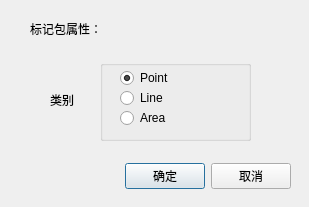
<?xml version="1.0" encoding="UTF-8"?>
<ui version="4.0">
 <class>SetMarkedObjectBagTypeDlg</class>
 <widget class="QDialog" name="SetMarkedObjectBagTypeDlg">
  <property name="windowModality">
   <enum>Qt::ApplicationModal</enum>
  </property>
  <property name="geometry">
   <rect>
    <x>0</x>
    <y>0</y>
    <width>309</width>
    <height>207</height>
   </rect>
  </property>
  <property name="windowTitle">
   <string>设置标记包属性</string>
  </property>
  <widget class="QWidget" name="layoutWidget">
   <property name="geometry">
    <rect>
     <x>20</x>
     <y>160</y>
     <width>271</width>
     <height>33</height>
    </rect>
   </property>
   <layout class="QHBoxLayout">
    <property name="spacing">
     <number>6</number>
    </property>
    <property name="margin">
     <number>0</number>
    </property>
    <item>
     <spacer>
      <property name="orientation">
       <enum>Qt::Horizontal</enum>
      </property>
      <property name="sizeHint" stdset="0">
       <size>
        <width>131</width>
        <height>31</height>
       </size>
      </property>
     </spacer>
    </item>
    <item>
     <widget class="QPushButton" name="okButton">
      <property name="text">
       <string>确定</string>
      </property>
     </widget>
    </item>
    <item>
     <widget class="QPushButton" name="cancelButton">
      <property name="text">
       <string>取消</string>
      </property>
     </widget>
    </item>
   </layout>
  </widget>
  <widget class="QLabel" name="label1">
   <property name="enabled">
    <bool>true</bool>
   </property>
   <property name="geometry">
    <rect>
     <x>30</x>
     <y>20</y>
     <width>250</width>
     <height>16</height>
    </rect>
   </property>
   <property name="sizePolicy">
    <sizepolicy hsizetype="Preferred" vsizetype="Preferred">
     <horstretch>0</horstretch>
     <verstretch>0</verstretch>
    </sizepolicy>
   </property>
   <property name="text">
    <string>标记包属性：</string>
   </property>
   <property name="alignment">
    <set>Qt::AlignLeading|Qt::AlignLeft|Qt::AlignTop</set>
   </property>
  </widget>
  <widget class="QLabel" name="label2">
   <property name="geometry">
    <rect>
     <x>50</x>
     <y>90</y>
     <width>41</width>
     <height>20</height>
    </rect>
   </property>
   <property name="text">
    <string>类别</string>
   </property>
  </widget>
  <widget class="QGroupBox" name="groupBoxType">
   <property name="geometry">
    <rect>
     <x>100</x>
     <y>60</y>
     <width>151</width>
     <height>81</height>
    </rect>
   </property>
   <property name="title">
    <string/>
   </property>
   <widget class="QRadioButton" name="radioButtonPoint">
    <property name="geometry">
     <rect>
      <x>20</x>
      <y>10</y>
      <width>89</width>
      <height>16</height>
     </rect>
    </property>
    <property name="text">
     <string>Point</string>
    </property>
    <property name="checked">
     <bool>true</bool>
    </property>
   </widget>
   <widget class="QRadioButton" name="radioButtonLine">
    <property name="geometry">
     <rect>
      <x>20</x>
      <y>30</y>
      <width>89</width>
      <height>16</height>
     </rect>
    </property>
    <property name="text">
     <string>Line</string>
    </property>
   </widget>
   <widget class="QRadioButton" name="radioButtonArea">
    <property name="geometry">
     <rect>
      <x>20</x>
      <y>50</y>
      <width>89</width>
      <height>16</height>
     </rect>
    </property>
    <property name="text">
     <string>Area</string>
    </property>
   </widget>
  </widget>
 </widget>
 <tabstops>
  <tabstop>okButton</tabstop>
  <tabstop>cancelButton</tabstop>
 </tabstops>
 <resources/>
 <connections>
  <connection>
   <sender>cancelButton</sender>
   <signal>clicked()</signal>
   <receiver>SetMarkedObjectBagTypeDlg</receiver>
   <slot>reject()</slot>
   <hints>
    <hint type="sourcelabel">
     <x>369</x>
     <y>207</y>
    </hint>
    <hint type="destinationlabel">
     <x>179</x>
     <y>282</y>
    </hint>
   </hints>
  </connection>
 </connections>
</ui>
